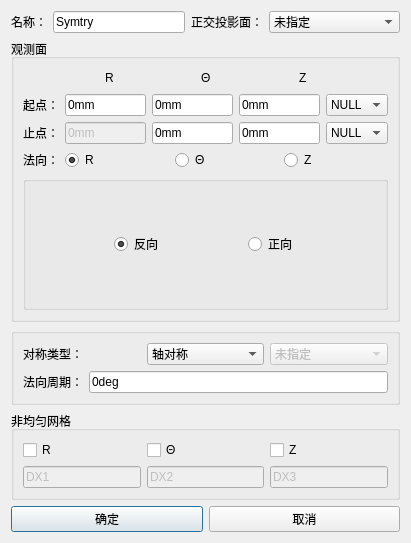
<?xml version="1.0" encoding="UTF-8"?>
<ui version="4.0">
 <class>Dialog_SymDlg</class>
 <widget class="QDialog" name="Dialog_SymDlg">
  <property name="windowModality">
   <enum>Qt::ApplicationModal</enum>
  </property>
  <property name="geometry">
   <rect>
    <x>0</x>
    <y>0</y>
    <width>411</width>
    <height>543</height>
   </rect>
  </property>
  <property name="minimumSize">
   <size>
    <width>0</width>
    <height>0</height>
   </size>
  </property>
  <property name="maximumSize">
   <size>
    <width>100000</width>
    <height>100000</height>
   </size>
  </property>
  <property name="windowTitle">
   <string>对称边界</string>
  </property>
  <layout class="QGridLayout" name="gridLayout">
   <item row="3" column="0">
    <widget class="QGroupBox" name="groupBox">
     <property name="title">
      <string>非均匀网格</string>
     </property>
     <layout class="QGridLayout" name="gridLayout_3">
      <item row="1" column="0">
       <layout class="QHBoxLayout" name="horizontalLayout_7">
        <item>
         <widget class="QLineEdit" name="LineEdit_DX1">
          <property name="enabled">
           <bool>false</bool>
          </property>
          <property name="text">
           <string>DX1</string>
          </property>
         </widget>
        </item>
        <item>
         <widget class="QLineEdit" name="LineEdit_DX2">
          <property name="enabled">
           <bool>false</bool>
          </property>
          <property name="text">
           <string>DX2</string>
          </property>
         </widget>
        </item>
        <item>
         <widget class="QLineEdit" name="LineEdit_DX3">
          <property name="enabled">
           <bool>false</bool>
          </property>
          <property name="text">
           <string>DX3</string>
          </property>
         </widget>
        </item>
       </layout>
      </item>
      <item row="0" column="0">
       <layout class="QHBoxLayout" name="horizontalLayout_6">
        <item>
         <widget class="QCheckBox" name="checkBox_x">
          <property name="text">
           <string>R</string>
          </property>
         </widget>
        </item>
        <item>
         <widget class="QCheckBox" name="checkBox_y">
          <property name="text">
           <string>Θ</string>
          </property>
         </widget>
        </item>
        <item>
         <widget class="QCheckBox" name="checkBox_z">
          <property name="text">
           <string>Z</string>
          </property>
         </widget>
        </item>
       </layout>
      </item>
     </layout>
    </widget>
   </item>
   <item row="0" column="0">
    <layout class="QHBoxLayout" name="horizontalLayout_5">
     <item>
      <widget class="QLabel" name="Label_Name">
       <property name="sizePolicy">
        <sizepolicy hsizetype="Fixed" vsizetype="Fixed">
         <horstretch>0</horstretch>
         <verstretch>0</verstretch>
        </sizepolicy>
       </property>
       <property name="text">
        <string>名称：</string>
       </property>
      </widget>
     </item>
     <item>
      <widget class="QLineEdit" name="LineEdit_Name">
       <property name="sizePolicy">
        <sizepolicy hsizetype="Preferred" vsizetype="Fixed">
         <horstretch>0</horstretch>
         <verstretch>0</verstretch>
        </sizepolicy>
       </property>
       <property name="maximumSize">
        <size>
         <width>16777215</width>
         <height>16777215</height>
        </size>
       </property>
       <property name="text">
        <string>Symtry</string>
       </property>
      </widget>
     </item>
     <item>
      <widget class="QLabel" name="Label_Shadow">
       <property name="sizePolicy">
        <sizepolicy hsizetype="Fixed" vsizetype="Preferred">
         <horstretch>0</horstretch>
         <verstretch>0</verstretch>
        </sizepolicy>
       </property>
       <property name="text">
        <string>正交投影面：</string>
       </property>
      </widget>
     </item>
     <item>
      <widget class="StyledComboBox" name="ComboBox_Shadow">
       <property name="enabled">
        <bool>true</bool>
       </property>
       <property name="sizePolicy">
        <sizepolicy hsizetype="Preferred" vsizetype="Fixed">
         <horstretch>0</horstretch>
         <verstretch>0</verstretch>
        </sizepolicy>
       </property>
       <property name="maximumSize">
        <size>
         <width>30000</width>
         <height>16777215</height>
        </size>
       </property>
       <property name="sizeIncrement">
        <size>
         <width>1</width>
         <height>0</height>
        </size>
       </property>
       <property name="editable">
        <bool>false</bool>
       </property>
       <item>
        <property name="text">
         <string>未指定</string>
        </property>
       </item>
      </widget>
     </item>
    </layout>
   </item>
   <item row="4" column="0">
    <layout class="QHBoxLayout" name="horizontalLayout_10">
     <item>
      <widget class="QPushButton" name="pb_ok">
       <property name="text">
        <string>确定</string>
       </property>
      </widget>
     </item>
     <item>
      <widget class="QPushButton" name="pb_cancel">
       <property name="text">
        <string>取消</string>
       </property>
      </widget>
     </item>
    </layout>
   </item>
   <item row="1" column="0">
    <widget class="QGroupBox" name="groupBox_Port">
     <property name="sizePolicy">
      <sizepolicy hsizetype="Preferred" vsizetype="Preferred">
       <horstretch>0</horstretch>
       <verstretch>0</verstretch>
      </sizepolicy>
     </property>
     <property name="title">
      <string>观测面</string>
     </property>
     <property name="flat">
      <bool>true</bool>
     </property>
     <layout class="QGridLayout" name="gridLayout_4">
      <item row="3" column="0">
       <layout class="QHBoxLayout" name="horizontalLayout_2">
        <item>
         <widget class="QLabel" name="label">
          <property name="sizePolicy">
           <sizepolicy hsizetype="Fixed" vsizetype="Preferred">
            <horstretch>0</horstretch>
            <verstretch>0</verstretch>
           </sizepolicy>
          </property>
          <property name="text">
           <string>法向：</string>
          </property>
         </widget>
        </item>
        <item>
         <widget class="QRadioButton" name="radioButton_x">
          <property name="text">
           <string>R</string>
          </property>
          <property name="checked">
           <bool>true</bool>
          </property>
         </widget>
        </item>
        <item>
         <widget class="QRadioButton" name="radioButton_y">
          <property name="text">
           <string>Θ</string>
          </property>
         </widget>
        </item>
        <item>
         <widget class="QRadioButton" name="radioButton_z">
          <property name="text">
           <string>Z</string>
          </property>
         </widget>
        </item>
       </layout>
      </item>
      <item row="2" column="0">
       <layout class="QHBoxLayout" name="horizontalLayout_end">
        <item>
         <widget class="QLabel" name="label_end">
          <property name="text">
           <string>止点：</string>
          </property>
         </widget>
        </item>
        <item>
         <widget class="QLineEdit" name="LineEdit_end_x">
          <property name="enabled">
           <bool>false</bool>
          </property>
          <property name="text">
           <string>0mm</string>
          </property>
         </widget>
        </item>
        <item>
         <widget class="QLineEdit" name="LineEdit_end_y">
          <property name="text">
           <string>0mm</string>
          </property>
         </widget>
        </item>
        <item>
         <widget class="QLineEdit" name="LineEdit_end_z">
          <property name="text">
           <string>0mm</string>
          </property>
         </widget>
        </item>
        <item>
         <widget class="StyledComboBox" name="ComboBox_end">
          <property name="sizePolicy">
           <sizepolicy hsizetype="Expanding" vsizetype="Fixed">
            <horstretch>0</horstretch>
            <verstretch>0</verstretch>
           </sizepolicy>
          </property>
          <item>
           <property name="text">
            <string>NULL</string>
           </property>
          </item>
         </widget>
        </item>
       </layout>
      </item>
      <item row="4" column="0">
       <widget class="QGroupBox" name="groupBox_2">
        <property name="sizePolicy">
         <sizepolicy hsizetype="Expanding" vsizetype="Expanding">
          <horstretch>0</horstretch>
          <verstretch>0</verstretch>
         </sizepolicy>
        </property>
        <property name="title">
         <string/>
        </property>
        <property name="flat">
         <bool>true</bool>
        </property>
        <layout class="QGridLayout" name="gridLayout_5">
         <item row="0" column="0">
          <layout class="QHBoxLayout" name="horizontalLayout_4">
           <item>
            <spacer name="horizontalSpacer">
             <property name="orientation">
              <enum>Qt::Horizontal</enum>
             </property>
             <property name="sizeHint" stdset="0">
              <size>
               <width>40</width>
               <height>20</height>
              </size>
             </property>
            </spacer>
           </item>
           <item>
            <widget class="QRadioButton" name="radioButton_opposite">
             <property name="text">
              <string>反向</string>
             </property>
             <property name="checked">
              <bool>true</bool>
             </property>
            </widget>
           </item>
           <item>
            <spacer name="horizontalSpacer_3">
             <property name="orientation">
              <enum>Qt::Horizontal</enum>
             </property>
             <property name="sizeHint" stdset="0">
              <size>
               <width>40</width>
               <height>20</height>
              </size>
             </property>
            </spacer>
           </item>
           <item>
            <widget class="QRadioButton" name="radioButton_forward">
             <property name="text">
              <string>正向</string>
             </property>
            </widget>
           </item>
           <item>
            <spacer name="horizontalSpacer_2">
             <property name="orientation">
              <enum>Qt::Horizontal</enum>
             </property>
             <property name="sizeHint" stdset="0">
              <size>
               <width>40</width>
               <height>20</height>
              </size>
             </property>
            </spacer>
           </item>
          </layout>
         </item>
        </layout>
       </widget>
      </item>
      <item row="1" column="0">
       <layout class="QHBoxLayout" name="horizontalLayout_start">
        <item>
         <widget class="QLabel" name="label_start">
          <property name="text">
           <string>起点：</string>
          </property>
         </widget>
        </item>
        <item>
         <widget class="QLineEdit" name="LineEdit_start_x">
          <property name="text">
           <string>0mm</string>
          </property>
         </widget>
        </item>
        <item>
         <widget class="QLineEdit" name="LineEdit_start_y">
          <property name="text">
           <string>0mm</string>
          </property>
         </widget>
        </item>
        <item>
         <widget class="QLineEdit" name="LineEdit_start_z">
          <property name="text">
           <string>0mm</string>
          </property>
         </widget>
        </item>
        <item>
         <widget class="StyledComboBox" name="ComboBox_start">
          <property name="sizePolicy">
           <sizepolicy hsizetype="Expanding" vsizetype="Fixed">
            <horstretch>0</horstretch>
            <verstretch>0</verstretch>
           </sizepolicy>
          </property>
          <item>
           <property name="text">
            <string>NULL</string>
           </property>
          </item>
         </widget>
        </item>
       </layout>
      </item>
      <item row="0" column="0">
       <layout class="QHBoxLayout" name="horizontalLayout_8">
        <item>
         <spacer name="horizontalSpacer_4">
          <property name="orientation">
           <enum>Qt::Horizontal</enum>
          </property>
          <property name="sizeHint" stdset="0">
           <size>
            <width>40</width>
            <height>20</height>
           </size>
          </property>
         </spacer>
        </item>
        <item>
         <widget class="QLabel" name="label_X">
          <property name="text">
           <string>R</string>
          </property>
         </widget>
        </item>
        <item>
         <spacer name="horizontalSpacer_5">
          <property name="orientation">
           <enum>Qt::Horizontal</enum>
          </property>
          <property name="sizeHint" stdset="0">
           <size>
            <width>40</width>
            <height>20</height>
           </size>
          </property>
         </spacer>
        </item>
        <item>
         <widget class="QLabel" name="label_Y">
          <property name="text">
           <string>Θ</string>
          </property>
         </widget>
        </item>
        <item>
         <spacer name="horizontalSpacer_6">
          <property name="orientation">
           <enum>Qt::Horizontal</enum>
          </property>
          <property name="sizeHint" stdset="0">
           <size>
            <width>40</width>
            <height>20</height>
           </size>
          </property>
         </spacer>
        </item>
        <item>
         <widget class="QLabel" name="label_Z">
          <property name="text">
           <string>Z</string>
          </property>
         </widget>
        </item>
        <item>
         <spacer name="horizontalSpacer_7">
          <property name="orientation">
           <enum>Qt::Horizontal</enum>
          </property>
          <property name="sizeHint" stdset="0">
           <size>
            <width>40</width>
            <height>20</height>
           </size>
          </property>
         </spacer>
        </item>
       </layout>
      </item>
     </layout>
    </widget>
   </item>
   <item row="2" column="0">
    <widget class="QGroupBox" name="groupBox_Port2">
     <property name="title">
      <string/>
     </property>
     <property name="flat">
      <bool>true</bool>
     </property>
     <layout class="QGridLayout" name="gridLayout_6">
      <item row="0" column="0">
       <layout class="QHBoxLayout" name="horizontalLayout_end_2">
        <item>
         <widget class="QLabel" name="label_end_2">
          <property name="text">
           <string>对称类型：</string>
          </property>
         </widget>
        </item>
        <item>
         <widget class="StyledComboBox" name="ComboBox_symmetric">
          <item>
           <property name="text">
            <string>轴对称</string>
           </property>
          </item>
          <item>
           <property name="text">
            <string>镜像对称</string>
           </property>
          </item>
          <item>
           <property name="text">
            <string>周期对称</string>
           </property>
          </item>
         </widget>
        </item>
        <item>
         <widget class="StyledComboBox" name="ComboBox_type">
          <property name="enabled">
           <bool>false</bool>
          </property>
          <item>
           <property name="text">
            <string>未指定</string>
           </property>
          </item>
         </widget>
        </item>
       </layout>
      </item>
      <item row="1" column="0">
       <layout class="QHBoxLayout" name="horizontalLayout_end_3">
        <item>
         <widget class="QLabel" name="label_6">
          <property name="text">
           <string>法向周期：</string>
          </property>
         </widget>
        </item>
        <item>
         <widget class="QLineEdit" name="LineEdit_Normal">
          <property name="text">
           <string>0deg</string>
          </property>
         </widget>
        </item>
       </layout>
      </item>
     </layout>
    </widget>
   </item>
  </layout>
 </widget>
 <customwidgets>
  <customwidget>
   <class>StyledComboBox</class>
   <extends>QComboBox</extends>
   <header>StyledComboBox.h</header>
  </customwidget>
 </customwidgets>
 <tabstops>
  <tabstop>pb_ok</tabstop>
  <tabstop>pb_cancel</tabstop>
  <tabstop>LineEdit_Name</tabstop>
  <tabstop>ComboBox_Shadow</tabstop>
  <tabstop>LineEdit_start_x</tabstop>
  <tabstop>LineEdit_start_y</tabstop>
  <tabstop>LineEdit_start_z</tabstop>
  <tabstop>ComboBox_start</tabstop>
  <tabstop>LineEdit_end_x</tabstop>
  <tabstop>LineEdit_end_y</tabstop>
  <tabstop>LineEdit_end_z</tabstop>
  <tabstop>ComboBox_end</tabstop>
  <tabstop>radioButton_x</tabstop>
  <tabstop>radioButton_y</tabstop>
  <tabstop>radioButton_z</tabstop>
  <tabstop>radioButton_opposite</tabstop>
  <tabstop>radioButton_forward</tabstop>
  <tabstop>ComboBox_symmetric</tabstop>
  <tabstop>ComboBox_type</tabstop>
  <tabstop>LineEdit_Normal</tabstop>
  <tabstop>checkBox_x</tabstop>
  <tabstop>checkBox_y</tabstop>
  <tabstop>checkBox_z</tabstop>
  <tabstop>LineEdit_DX1</tabstop>
  <tabstop>LineEdit_DX2</tabstop>
  <tabstop>LineEdit_DX3</tabstop>
 </tabstops>
 <resources/>
 <connections/>
</ui>
